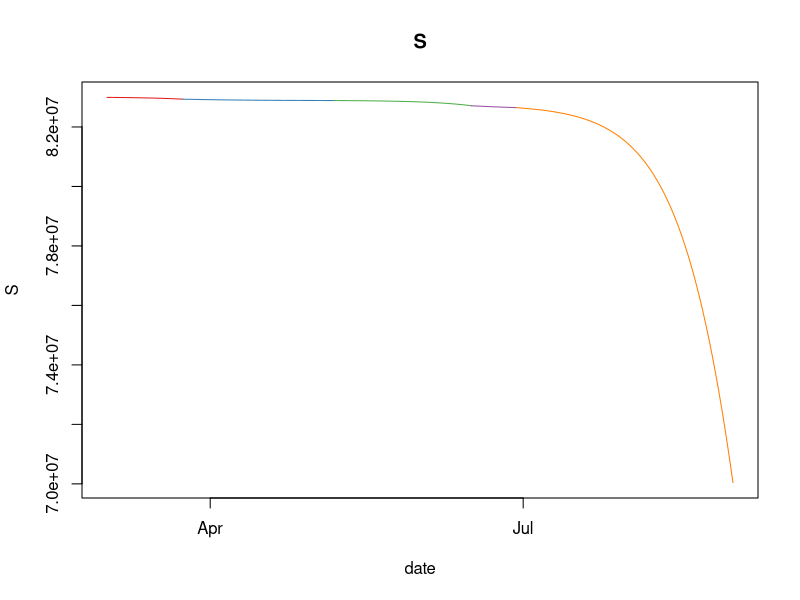
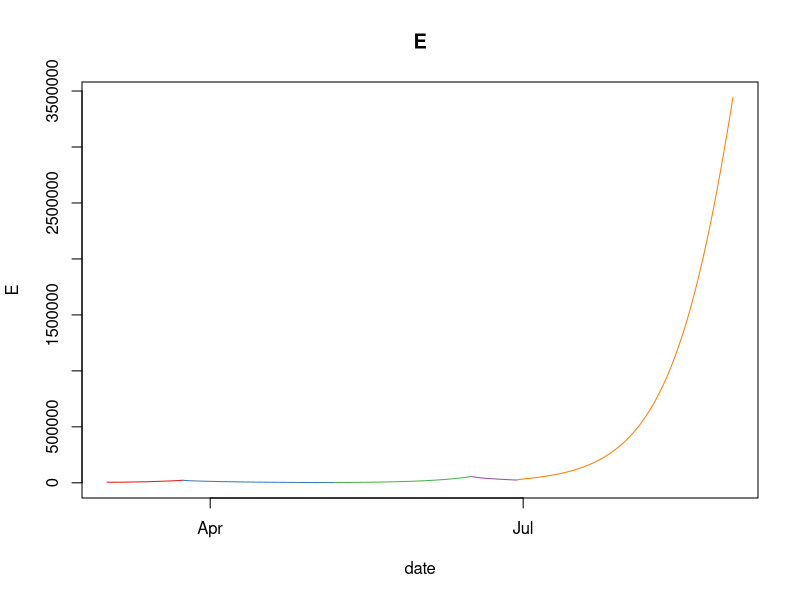
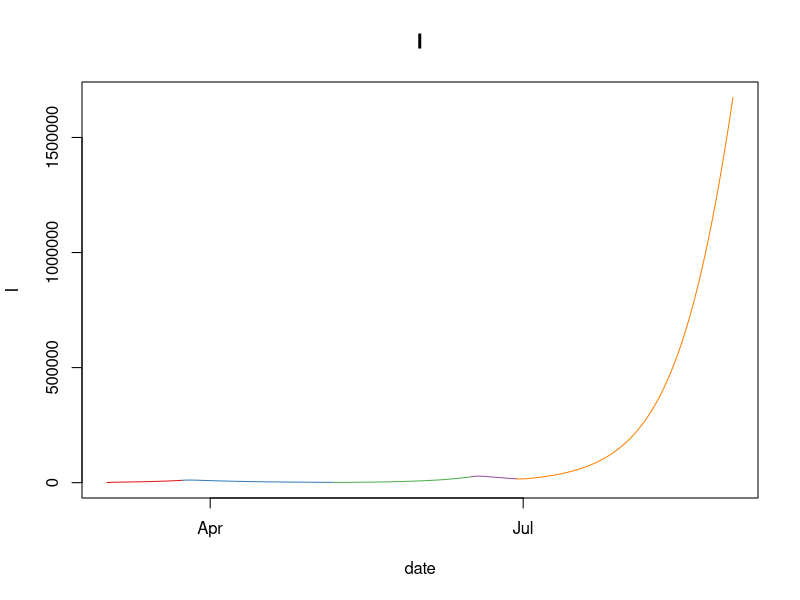
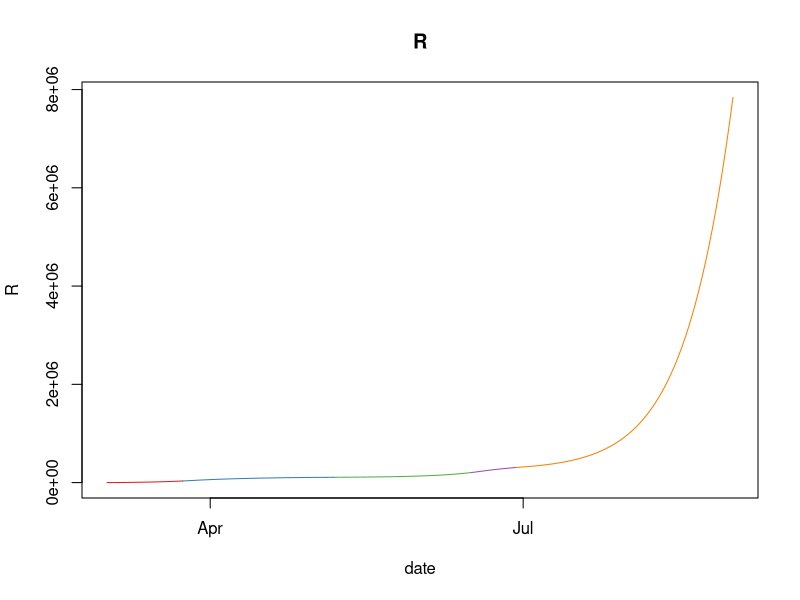
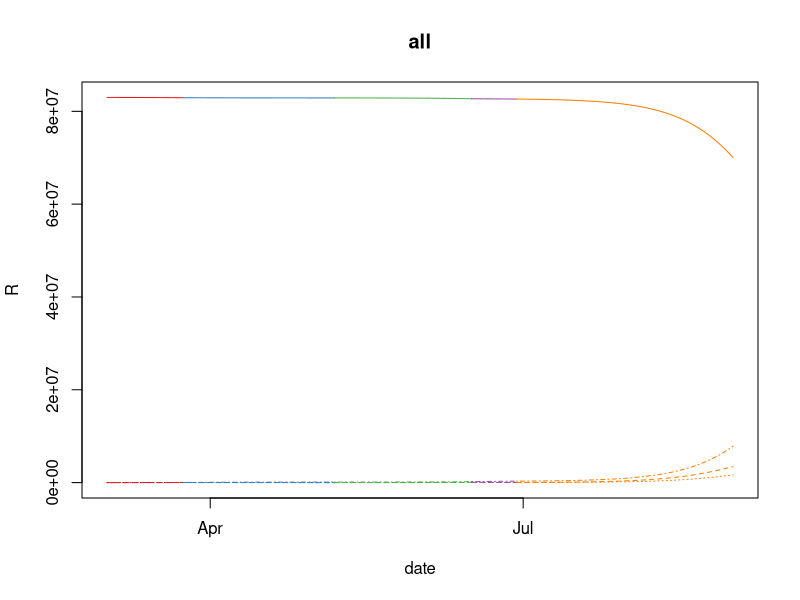

R code for these plots, in order:
library(deSolve)
library(RColorBrewer)

seirgen <- function(date, S0, E0, I0, R0, beta, gamma, sigma) {
  out <- ode(
    times = seq_len(length(date)),
    y = c(S = S0, E = E0, I = I0, R = R0),
    parms = c(N = N, beta = beta, gamma = gamma, sigma = sigma, dtstep = 1),
    method = "euler",
    func = function(t, y, parms) {
      with(as.list(c(y, parms)), {
        dS <- dtstep * (-beta * ((S * I) / N))
        dE <- dtstep * (beta * ((S * I) / N) - sigma * E)
        dI <- dtstep * (sigma * E - gamma * I)
        dR <- dtstep * (gamma * I)
        list(c(dS, dE, dI, dR))
      })
    }
  )
  colnames(out)[1] <- "date"
  out <- as.data.frame(out)
  out$date <- date
  out
}

colors <- brewer.pal(9, name = "Set1")
types <- c("S", "E", "I", "R")
phases <- c(
  as.Date("2020-03-02"),
  as.Date("2020-03-24"),
  as.Date("2020-05-07"),
  as.Date("2020-06-16"),
  as.Date("2020-06-29"),
  as.Date("2020-08-31")
)
betas <- c(
  0.6,
  0.2,
  0.6,
  0.2,
  0.6
)

allphases <- seq.Date(phases[1], phases[length(phases)], 1)
N <- 83000000
R0 <- 0
I0 <- 292
E0 <- 20 * I0
S0 <- N - E0 - I0 - R0
gamma <- 0.33
sigma <- 0.19

simulateds <- list()
for (i in 1:(length(phases) - 1)) {
  from <- phases[i]
  to <- phases[i + 1]
  beta <- betas[i]

  date <- seq.Date(from, to, 1)
  simulated <- seirgen(date, S0, E0, I0, R0, beta, gamma, sigma)

  simulateds[[i]] <- simulated

  # Starting parameters for the next iteration equal the final values for the current simulated run,
  # since the next simulated phase should pick up where the current one left off.
  R0 <- simulated[nrow(simulated), "R"]
  I0 <- simulated[nrow(simulated), "I"]
  E0 <- simulated[nrow(simulated), "E"]
  S0 <- N - E0 - I0 - R0
}

for (type in types) {
  min <- min(unlist(lapply(simulateds, function(s) min(s[, type]))))
  max <- max(unlist(lapply(simulateds, function(s) max(s[, type]))))
  plot(allphases, rep(0, length(allphases)), main = type, xlab = "date", ylab = type, ylim = c(min, max), type = "n", cex = 0.5)

  for (i in seq_len(length(simulateds))) {
    simulated <- simulateds[[i]]
    color <- colors[i]
    lines(simulated$date, simulated[, type], col = color)
  }
}

plot(allphases, rep(0, length(allphases)), main = "all", xlab = "date", ylab = type, ylim = c(0, N), type = "n", cex = 0.5)

for (t in 1:4) {
  type <- types[t]
  for (i in seq_len(length(simulateds))) {
    simulated <- simulateds[[i]]
    color <- colors[i]
    lines(simulated$date, simulated[, type], col = color, lty = t)
  }
}
